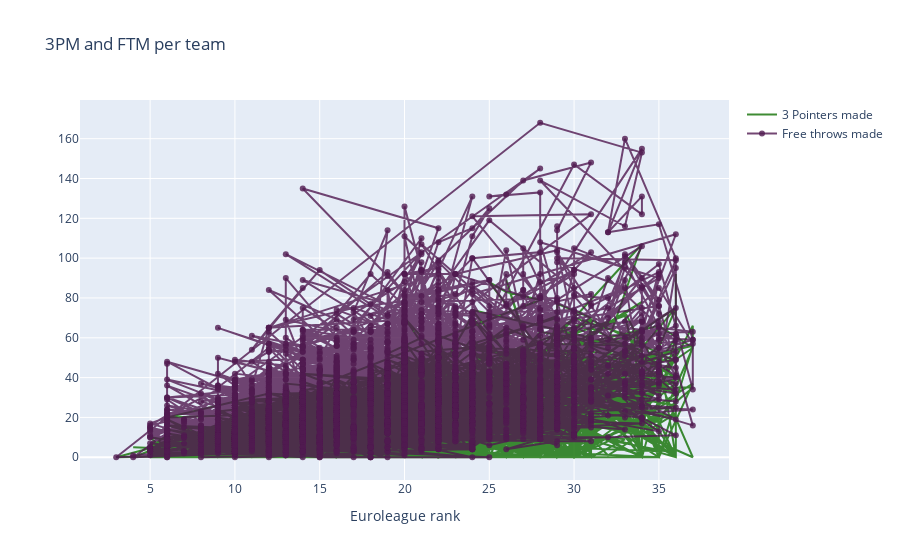

Notebook cell for this chart:
### Markdown cell above
Información:
- Crear de trazas
- x = eje x
- y = eje y
- mode = tipo de trazado como marcador, línea o línea + marcadores
- nombre = nombre de las gráficos
- marker = marcador se usa con el diccionario.
- color = color de las líneas. Toma RGB (rojo, verde, azul) y opacidad (alfa)
- text = El texto del hover 
- data = es una lista que añadimos trazas en ella
- layout = es un diccionario.
- title = título del diseño
- eje x = es un diccionario
- title = etiqueta del eje x
- ticklen = longitud de las marcas del eje x
- zeroline = mostrar o no la línea cero
- fig = incluye datos y layout
- iplot() = grafica la figura(fig) que es creada por los datos y el diseño

### Code cell
# Creating trace1
trace1 = go.Scatter(
                    x = df_EL["GP"],
                    y = df_EL["3PM"],
                    mode = "lines",
                    name = "3 Pointers made",
                    marker = dict(color = 'rgba(16, 112, 2, 0.8)'),
                    text= df_EL["Team"])
# Creating trace2
trace2 = go.Scatter(
                    x = df_EL["GP"],
                    y = df_EL["FTM"],
                    mode = "lines+markers",
                    name = "Free throws made",
                    marker = dict(color = 'rgba(80, 26, 80, 0.8)'),
                    text= df_EL["Team"])
data = [trace1, trace2]
layout = dict(title = '3PM and FTM per team',
              xaxis= dict(title= 'Euroleague rank',ticklen= 5,zeroline= False)
             )
fig = dict(data = data, layout = layout)
iplot(fig)

### Figure 1 — Plotly figure (JSON) as saved in the notebook; plotly's stock layout.template omitted (floating-point values rounded to 4 significant figures; data arrays with more than 128 entries replaced by an {"elided": "..."} marker saying what was removed)
{"data": [{"marker": {"color": "rgba(16, 112, 2, 0.8)"}, "mode": "lines", "name": "3 Pointers made", "text": {"elided": "3322 str values"}, "type": "scatter", "x": {"elided": "3322 int values"}, "y": {"elided": "3322 int values"}}, {"marker": {"color": "rgba(80, 26, 80, 0.8)"}, "mode": "lines+markers", "name": "Free throws made", "text": {"elided": "3322 str values"}, "type": "scatter", "x": {"elided": "3322 int values"}, "y": {"elided": "3322 int values"}}], "layout": {"title": {"text": "3PM and FTM per team"}, "xaxis": {"ticklen": 5, "title": {"text": "Euroleague rank"}, "zeroline": false}}}
